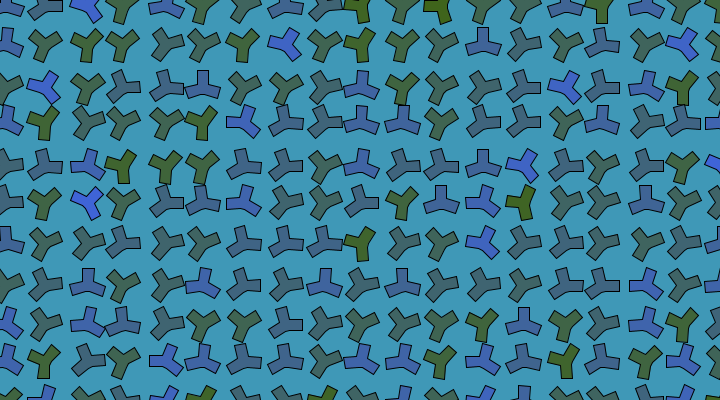
Frame 1 (no input)
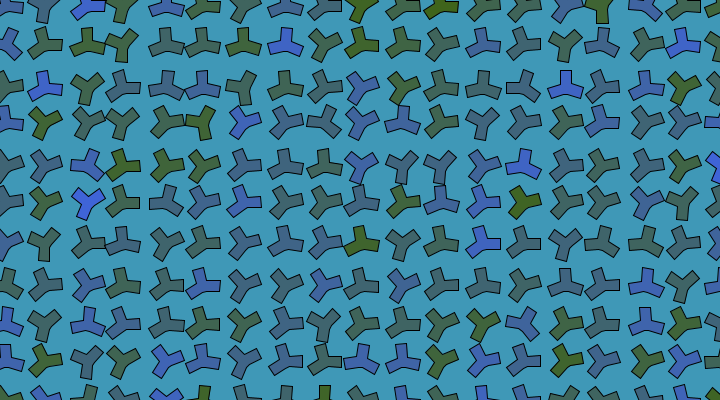
Frame 60 (the mouse pressed at the canvas centre just before this capture)
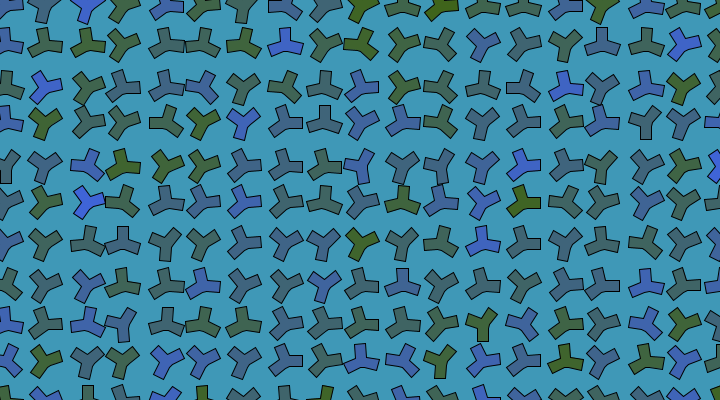
Frame 120 (the mouse held since frame 60 and released just before this capture)

The Processing sketch that drew these frames (run headless with seeded random() and noise(); from frame 60 on, the mouse is pressed at the canvas centre):

// Processing sketch: processing_66887
// ── processing_66887.pde

float paso = PI /5;
float tam = 20;
float radius1 = tam * .33; float radius2 = tam * .90;  

void setup() {
  size (720, 400);    
  
  
}

void figura(int i, int j) {
PVector p = new PVector (i * 2 * tam + 10 * noise(i), j * 2 * tam + 10 * noise(j));
fill(63, 100, noise(i,j) * 255); 
float r = radius1;
float angle = PI * noise(i,j, frameCount / 100.0);
PVector p0 = new PVector(p.x + r * cos(angle), p.y + r * sin(angle));
beginShape();
  for (float a = 0; a < TWO_PI / paso; a ++) {
    r = a % 3 < 1 ? radius1 : radius2;
    angle = a * paso + PI * noise(i,j, frameCount / 100.0);
    vertex(p.x + r * cos(angle), p.y + r * sin(angle));  }
    vertex(p0.x, p0.y);
endShape();

}

void draw() {
  background(63, 152, 183);
  
  for (int i = 0; i <= width / (2 * tam) ; i++) {
    for (int j = 0; j <= height / (2 * tam); j++) {
      figura(i, j);
    }
  }
}

void mouseClicked() {
  int p  = floor(random(3, 32));
  paso = PI / p;
  println (p);
}

void keyPressed() {
  save("portada.png");
}
